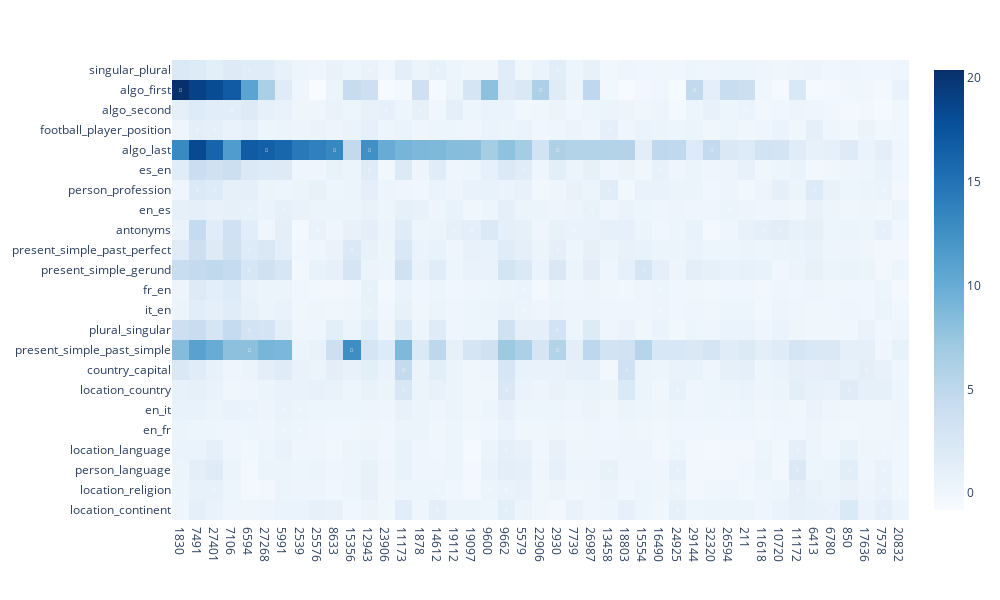

Write notebook code for a chart like this one.
### Code cell
import plotly.express as px
import pandas as pd
import numpy as np

normalized_losses = {}

drop_features = []
drop_ids = [features.index(feature) for feature in drop_features]

features_dropped = [feature for feature in features if feature not in drop_features]

for task_name, losses in task_losses_positive.items():
    base_loss = losses[1]
    losses = losses[0]
    losses = np.array(losses)
    losses = np.delete(losses, drop_ids)

    # losses = np.minimum(losses, base_loss)

    losses = (losses - base_loss) / base_loss
    
    # max_loss = np.max(losses)
    # min_loss = np.min(losses)

    # losses = (losses - min_loss) / (max_loss - min_loss)

    # losses = np.clip(losses, 0.2, 10)
    
    # mean_loss = np.mean(losses - base_loss)

    # base_acc = losses[1][1]

    # accs = [base_acc - loss[1] for loss in losses[0]]
    normalized_losses[task_name] = losses


heatmap = np.zeros((len(task_names), len(features_dropped)))

for i, task_name in enumerate(task_names):
    for j, feature in enumerate(features_dropped):
        heatmap[i, j] = normalized_losses[task_name][j]

def make_heatmap():
    normalized_losses = {}

    drop_features = []
    drop_ids = [features.index(feature) for feature in drop_features]

    features_dropped = [feature for feature in features if feature not in drop_features]

    for task_name, losses in task_losses_positive.items():
        base_loss = losses[1]
        losses = losses[0]
        losses = np.array(losses)
        losses = np.delete(losses, drop_ids)

        losses = np.minimum(losses, base_loss)

        losses = (base_loss - losses) / base_loss
        
        max_loss = np.max(losses)
        min_loss = np.min(losses)

        losses = (losses - min_loss) / (max_loss - min_loss)

        losses = np.clip(losses, 0.2, 10)
        
        # mean_loss = np.mean(losses - base_loss)

        # base_acc = losses[1][1]

        # accs = [base_acc - loss[1] for loss in losses[0]]
        normalized_losses[task_name] = losses


    heatmap = np.zeros((len(task_names), len(features_dropped)))

    for i, task_name in enumerate(task_names):
        for j, feature in enumerate(features_dropped):
            heatmap[i, j] = normalized_losses[task_name][j]

    return heatmap


# heatmap /= np.mean(heatmap, axis=0, keepdims=True)



# heatmap = np.where(heatmap > 0, np.log(heatmap), -10)
# heatmap[np.isnan(heatmap)] = np.min(heatmap[np.isfinite(heatmap)])
# heatmap[np.isinf(heatmap)] = np.max(heatmap[np.isfinite(heatmap)])

# heatmap = np.log(1 + heatmap * 40)

# heatmap = np.clip(heatmap, -5, 5)

# avg_heatmap = np.sum(heatmap != 1, axis=0)

sort_map = make_heatmap()
sort_map = heatmap

avg_heatmap  = np.max(sort_map, axis=0)

sorted_idx = np.argsort(-avg_heatmap)

heatmap = heatmap[:, sorted_idx]

sort_map = sort_map[:, sorted_idx]

# min_heatmap = np.min(heatmap, axis=1)   

min_pos = np.argmax(sort_map, axis=1)

y_sorted_idx = np.argsort(min_pos)



heatmap = heatmap[y_sorted_idx]

fig = px.imshow(heatmap, x=[str(features_dropped[x]) for x in sorted_idx], y=[task_names[x] for x in y_sorted_idx], width=1000, height=600, aspect="auto", color_continuous_scale="Blues")

def make_filp_mask():
    heatmap = np.zeros((len(task_names), len(features)))
    feat_to_idx = {feat: i for i, feat in enumerate(features)}


    for i, task_name in enumerate(task_names):
        feats = task_features[task_name]
        for feat in feats:
            if feat in feat_to_idx:
                heatmap[i, feat_to_idx[feat]] = -2

    heatmap = heatmap[y_sorted_idx]
    heatmap = heatmap[:, sorted_idx]

    return heatmap + 1



filp_mask = make_filp_mask()

annotation_style = dict(
    showarrow=False,
    font=dict(color="white", size=5),
    xanchor="center",
    yanchor="middle"
)

special_cells = {
    tuple(x): ["🔴"] for x in np.argwhere(filp_mask == -1)
}

annotations = [
    {**annotation_style, **dict(x=cell[1], y=cell[0], text=icon, yshift=i * 10)}
    for cell, icons in special_cells.items()
    for i, icon in enumerate(icons)
]
fig.update_layout(annotations=annotations)

fig.show()

### Figure 1 — Plotly figure (JSON) as saved in the notebook; plotly's stock layout.template omitted (floating-point values rounded to 4 significant figures; data arrays with more than 128 entries replaced by an {"elided": "..."} marker saying what was removed)
{"data": [{"coloraxis": "coloraxis", "hovertemplate": "x: %{x}<br>y: %{y}<br>color: %{z}<extra></extra>", "name": "0", "type": "heatmap", "x": ["1830", "7491", "27401", "7106", "6594", "27268", "5991", "2539", "25576", "8633", "15356", "12943", "23906", "11173", "1878", "14612", "19112", "19097", "9600", "9662", "5579", "22906", "2930", "7739", "26987", "13458", "18803", "15554", "16490", "24925", "29144", "32320", "26594", "211", "11618", "10720", "11172", "6413", "6780", "850", "17636", "7578", "20832"], "xaxis": "x", "y": ["singular_plural", "algo_first", "algo_second", "football_player_position", "algo_last", "es_en", "person_profession", "en_es", "antonyms", "present_simple_past_perfect", "present_simple_gerund", "fr_en", "it_en", "plural_singular", "present_simple_past_simple", "country_capital", "location_country", "en_it", "en_fr", "location_language", "person_language", "location_religion", "location_continent"], "yaxis": "y", "z": {"elided": "23x43 float values"}}], "layout": {"annotations": [{"font": {"color": "white", "size": 5}, "showarrow": false, "text": "🔴", "x": 4, "xanchor": "center", "y": 0, "yanchor": "middle", "yshift": 0}, {"font": {"color": "white", "size": 5}, "showarrow": false, "text": "🔴", "x": 11, "xanchor": "center", "y": 0, "yanchor": "middle", "yshift": 0}, {"font": {"color": "white", "size": 5}, "showarrow": false, "text": "🔴", "x": 15, "xanchor": "center", "y": 0, "yanchor": "middle", "yshift": 0}, {"font": {"color": "white", "size": 5}, "showarrow": false, "text": "🔴", "x": 22, "xanchor": "center", "y": 0, "yanchor": "middle", "yshift": 0}, {"font": {"color": "white", "size": 5}, "showarrow": false, "text": "🔴", "x": 0, "xanchor": "center", "y": 1, "yanchor": "middle", "yshift": 0}, {"font": {"color": "white", "size": 5}, "showarrow": false, "text": "🔴", "x": 21, "xanchor": "center", "y": 1, "yanchor": "middle", "yshift": 0}, {"font": {"color": "white", "size": 5}, "showarrow": false, "text": "🔴", "x": 30, "xanchor": "center", "y": 1, "yanchor": "middle", "yshift": 0}, {"font": {"color": "white", "size": 5}, "showarrow": false, "text": "🔴", "x": 3, "xanchor": "center", "y": 2, "yanchor": "middle", "yshift": 0}, {"font": {"color": "white", "size": 5}, "showarrow": false, "text": "🔴", "x": 12, "xanchor": "center", "y": 2, "yanchor": "middle", "yshift": 0}, {"font": {"color": "white", "size": 5}, "showarrow": false, "text": "🔴", "x": 14, "xanchor": "center", "y": 2, "yanchor": "middle", "yshift": 0}, {"font": {"color": "white", "size": 5}, "showarrow": false, "text": "🔴", "x": 33, "xanchor": "center", "y": 2, "yanchor": "middle", "yshift": 0}, {"font": {"color": "white", "size": 5}, "showarrow": false, "text": "🔴", "x": 1, "xanchor": "center", "y": 3, "yanchor": "middle", "yshift": 0}, {"font": {"color": "white", "size": 5}, "showarrow": false, "text": "🔴", "x": 2, "xanchor": "center", "y": 3, "yanchor": "middle", "yshift": 0}, {"font": {"color": "white", "size": 5}, "showarrow": false, "text": "🔴", "x": 25, "xanchor": "center", "y": 3, "yanchor": "middle", "yshift": 0}, {"font": {"color": "white", "size": 5}, "showarrow": false, "text": "🔴", "x": 5, "xanchor": "center", "y": 4, "yanchor": "middle", "yshift": 0}, {"font": {"color": "white", "size": 5}, "showarrow": false, "text": "🔴", "x": 9, "xanchor": "center", "y": 4, "yanchor": "middle", "yshift": 0}, {"font": {"color": "white", "size": 5}, "showarrow": false, "text": "🔴", "x": 11, "xanchor": "center", "y": 4, "yanchor": "middle", "yshift": 0}, {"font": {"color": "white", "size": 5}, "showarrow": false, "text": "🔴", "x": 22, "xanchor": "center", "y": 4, "yanchor": "middle", "yshift": 0}, {"font": {"color": "white", "size": 5}, "showarrow": false, "text": "🔴", "x": 31, "xanchor": "center", "y": 4, "yanchor": "middle", "yshift": 0}, {"font": {"color": "white", "size": 5}, "showarrow": false, "text": "🔴", "x": 11, "xanchor": "center", "y": 5, "yanchor": "middle", "yshift": 0}, {"font": {"color": "white", "size": 5}, "showarrow": false, "text": "🔴", "x": 20, "xanchor": "center", "y": 5, "yanchor": "middle", "yshift": 0}, {"font": {"color": "white", "size": 5}, "showarrow": false, "text": "🔴", "x": 28, "xanchor": "center", "y": 5, "yanchor": "middle", "yshift": 0}, {"font": {"color": "white", "size": 5}, "showarrow": false, "text": "🔴", "x": 1, "xanchor": "center", "y": 6, "yanchor": "middle", "yshift": 0}, {"font": {"color": "white", "size": 5}, "showarrow": false, "text": "🔴", "x": 2, "xanchor": "center", "y": 6, "yanchor": "middle", "yshift": 0}, {"font": {"color": "white", "size": 5}, "showarrow": false, "text": "🔴", "x": 25, "xanchor": "center", "y": 6, "yanchor": "middle", "yshift": 0}, {"font": {"color": "white", "size": 5}, "showarrow": false, "text": "🔴", "x": 37, "xanchor": "center", "y": 6, "yanchor": "middle", "yshift": 0}, {"font": {"color": "white", "size": 5}, "showarrow": false, "text": "🔴", "x": 41, "xanchor": "center", "y": 6, "yanchor": "middle", "yshift": 0}, {"font": {"color": "white", "size": 5}, "showarrow": false, "text": "🔴", "x": 4, "xanchor": "center", "y": 7, "yanchor": "middle", "yshift": 0}, {"font": {"color": "white", "size": 5}, "showarrow": false, "text": "🔴", "x": 6, "xanchor": "center", "y": 7, "yanchor": "middle", "yshift": 0}, {"font": {"color": "white", "size": 5}, "showarrow": false, "text": "🔴", "x": 24, "xanchor": "center", "y": 7, "yanchor": "middle", "yshift": 0}, {"font": {"color": "white", "size": 5}, "showarrow": false, "text": "🔴", "x": 32, "xanchor": "center", "y": 7, "yanchor": "middle", "yshift": 0}, {"font": {"color": "white", "size": 5}, "showarrow": false, "text": "🔴", "x": 8, "xanchor": "center", "y": 8, "yanchor": "middle", "yshift": 0}, {"font": {"color": "white", "size": 5}, "showarrow": false, "text": "🔴", "x": 16, "xanchor": "center", "y": 8, "yanchor": "middle", "yshift": 0}, {"font": {"color": "white", "size": 5}, "showarrow": false, "text": "🔴", "x": 17, "xanchor": "center", "y": 8, "yanchor": "middle", "yshift": 0}, {"font": {"color": "white", "size": 5}, "showarrow": false, "text": "🔴", "x": 23, "xanchor": "center", "y": 8, "yanchor": "middle", "yshift": 0}, {"font": {"color": "white", "size": 5}, "showarrow": false, "text": "🔴", "x": 34, "xanchor": "center", "y": 8, "yanchor": "middle", "yshift": 0}, {"font": {"color": "white", "size": 5}, "showarrow": false, "text": "🔴", "x": 35, "xanchor": "center", "y": 8, "yanchor": "middle", "yshift": 0}, {"font": {"color": "white", "size": 5}, "showarrow": false, "text": "🔴", "x": 41, "xanchor": "center", "y": 8, "yanchor": "middle", "yshift": 0}, {"font": {"color": "white", "size": 5}, "showarrow": false, "text": "🔴", "x": 4, "xanchor": "center", "y": 9, "yanchor": "middle", "yshift": 0}, {"font": {"color": "white", "size": 5}, "showarrow": false, "text": "🔴", "x": 10, "xanchor": "center", "y": 9, "yanchor": "middle", "yshift": 0}, {"font": {"color": "white", "size": 5}, "showarrow": false, "text": "🔴", "x": 22, "xanchor": "center", "y": 9, "yanchor": "middle", "yshift": 0}, {"font": {"color": "white", "size": 5}, "showarrow": false, "text": "🔴", "x": 4, "xanchor": "center", "y": 10, "yanchor": "middle", "yshift": 0}, {"font": {"color": "white", "size": 5}, "showarrow": false, "text": "🔴", "x": 27, "xanchor": "center", "y": 10, "yanchor": "middle", "yshift": 0}, {"font": {"color": "white", "size": 5}, "showarrow": false, "text": "🔴", "x": 11, "xanchor": "center", "y": 11, "yanchor": "middle", "yshift": 0}, {"font": {"color": "white", "size": 5}, "showarrow": false, "text": "🔴", "x": 20, "xanchor": "center", "y": 11, "yanchor": "middle", "yshift": 0}, {"font": {"color": "white", "size": 5}, "showarrow": false, "text": "🔴", "x": 28, "xanchor": "center", "y": 11, "yanchor": "middle", "yshift": 0}, {"font": {"color": "white", "size": 5}, "showarrow": false, "text": "🔴", "x": 11, "xanchor": "center", "y": 12, "yanchor": "middle", "yshift": 0}, {"font": {"color": "white", "size": 5}, "showarrow": false, "text": "🔴", "x": 20, "xanchor": "center", "y": 12, "yanchor": "middle", "yshift": 0}, {"font": {"color": "white", "size": 5}, "showarrow": false, "text": "🔴", "x": 28, "xanchor": "center", "y": 12, "yanchor": "middle", "yshift": 0}, {"font": {"color": "white", "size": 5}, "showarrow": false, "text": "🔴", "x": 4, "xanchor": "center", "y": 13, "yanchor": "middle", "yshift": 0}, {"font": {"color": "white", "size": 5}, "showarrow": false, "text": "🔴", "x": 22, "xanchor": "center", "y": 13, "yanchor": "middle", "yshift": 0}, {"font": {"color": "white", "size": 5}, "showarrow": false, "text": "🔴", "x": 4, "xanchor": "center", "y": 14, "yanchor": "middle", "yshift": 0}, {"font": {"color": "white", "size": 5}, "showarrow": false, "text": "🔴", "x": 10, "xanchor": "center", "y": 14, "yanchor": "middle", "yshift": 0}, {"font": {"color": "white", "size": 5}, "showarrow": false, "text": "🔴", "x": 22, "xanchor": "center", "y": 14, "yanchor": "middle", "yshift": 0}, {"font": {"color": "white", "size": 5}, "showarrow": false, "text": "🔴", "x": 13, "xanchor": "center", "y": 15, "yanchor": "middle", "yshift": 0}, {"font": {"color": "white", "size": 5}, "showarrow": false, "text": "🔴", "x": 26, "xanchor": "center", "y": 15, "yanchor": "middle", "yshift": 0}, {"font": {"color": "white", "size": 5}, "showarrow": false, "text": "🔴", "x": 40, "xanchor": "center", "y": 15, "yanchor": "middle", "yshift": 0}, {"font": {"color": "white", "size": 5}, "showarrow": false, "text": "🔴", "x": 13, "xanchor": "center", "y": 16, "yanchor": "middle", "yshift": 0}, {"font": {"color": "white", "size": 5}, "showarrow": false, "text": "🔴", "x": 19, "xanchor": "center", "y": 16, "yanchor": "middle", "yshift": 0}, {"font": {"color": "white", "size": 5}, "showarrow": false, "text": "🔴", "x": 29, "xanchor": "center", "y": 16, "yanchor": "middle", "yshift": 0}, {"font": {"color": "white", "size": 5}, "showarrow": false, "text": "🔴", "x": 39, "xanchor": "center", "y": 16, "yanchor": "middle", "yshift": 0}, {"font": {"color": "white", "size": 5}, "showarrow": false, "text": "🔴", "x": 4, "xanchor": "center", "y": 17, "yanchor": "middle", "yshift": 0}, {"font": {"color": "white", "size": 5}, "showarrow": false, "text": "🔴", "x": 6, "xanchor": "center", "y": 17, "yanchor": "middle", "yshift": 0}, {"font": {"color": "white", "size": 5}, "showarrow": false, "text": "🔴", "x": 7, "xanchor": "center", "y": 17, "yanchor": "middle", "yshift": 0}, {"font": {"color": "white", "size": 5}, "showarrow": false, "text": "🔴", "x": 32, "xanchor": "center", "y": 17, "yanchor": "middle", "yshift": 0}, {"font": {"color": "white", "size": 5}, "showarrow": false, "text": "🔴", "x": 6, "xanchor": "center", "y": 18, "yanchor": "middle", "yshift": 0}, {"font": {"color": "white", "size": 5}, "showarrow": false, "text": "🔴", "x": 7, "xanchor": "center", "y": 18, "yanchor": "middle", "yshift": 0}, {"font": {"color": "white", "size": 5}, "showarrow": false, "text": "🔴", "x": 22, "xanchor": "center", "y": 18, "yanchor": "middle", "yshift": 0}, {"font": {"color": "white", "size": 5}, "showarrow": false, "text": "🔴", "x": 19, "xanchor": "center", "y": 19, "yanchor": "middle", "yshift": 0}, {"font": {"color": "white", "size": 5}, "showarrow": false, "text": "🔴", "x": 29, "xanchor": "center", "y": 19, "yanchor": "middle", "yshift": 0}, {"font": {"color": "white", "size": 5}, "showarrow": false, "text": "🔴", "x": 36, "xanchor": "center", "y": 19, "yanchor": "middle", "yshift": 0}, {"font": {"color": "white", "size": 5}, "showarrow": false, "text": "🔴", "x": 41, "xanchor": "center", "y": 19, "yanchor": "middle", "yshift": 0}, {"font": {"color": "white", "size": 5}, "showarrow": false, "text": "🔴", "x": 25, "xanchor": "center", "y": 20, "yanchor": "middle", "yshift": 0}, {"font": {"color": "white", "size": 5}, "showarrow": false, "text": "🔴", "x": 29, "xanchor": "center", "y": 20, "yanchor": "middle", "yshift": 0}, {"font": {"color": "white", "size": 5}, "showarrow": false, "text": "🔴", "x": 36, "xanchor": "center", "y": 20, "yanchor": "middle", "yshift": 0}, {"font": {"color": "white", "size": 5}, "showarrow": false, "text": "🔴", "x": 39, "xanchor": "center", "y": 20, "yanchor": "middle", "yshift": 0}, {"font": {"color": "white", "size": 5}, "showarrow": false, "text": "🔴", "x": 41, "xanchor": "center", "y": 20, "yanchor": "middle", "yshift": 0}, {"font": {"color": "white", "size": 5}, "showarrow": false, "text": "🔴", "x": 2, "xanchor": "center", "y": 21, "yanchor": "middle", "yshift": 0}, {"font": {"color": "white", "size": 5}, "showarrow": false, "text": "🔴", "x": 15, "xanchor": "center", "y": 21, "yanchor": "middle", "yshift": 0}, {"font": {"color": "white", "size": 5}, "showarrow": false, "text": "🔴", "x": 18, "xanchor": "center", "y": 21, "yanchor": "middle", "yshift": 0}, {"font": {"color": "white", "size": 5}, "showarrow": false, "text": "🔴", "x": 19, "xanchor": "center", "y": 21, "yanchor": "middle", "yshift": 0}, {"font": {"color": "white", "size": 5}, "showarrow": false, "text": "🔴", "x": 29, "xanchor": "center", "y": 21, "yanchor": "middle", "yshift": 0}, {"font": {"color": "white", "size": 5}, "showarrow": false, "text": "🔴", "x": 36, "xanchor": "center", "y": 21, "yanchor": "middle", "yshift": 0}, {"font": {"color": "white", "size": 5}, "showarrow": false, "text": "🔴", "x": 41, "xanchor": "center", "y": 21, "yanchor": "middle", "yshift": 0}, {"font": {"color": "white", "size": 5}, "showarrow": false, "text": "🔴", "x": 42, "xanchor": "center", "y": 21, "yanchor": "middle", "yshift": 0}, {"font": {"color": "white", "size": 5}, "showarrow": false, "text": "🔴", "x": 15, "xanchor": "center", "y": 22, "yanchor": "middle", "yshift": 0}, {"font": {"color": "white", "size": 5}, "showarrow": false, "text": "🔴", "x": 19, "xanchor": "center", "y": 22, "yanchor": "middle", "yshift": 0}, {"font": {"color": "white", "size": 5}, "showarrow": false, "text": "🔴", "x": 29, "xanchor": "center", "y": 22, "yanchor": "middle", "yshift": 0}, {"font": {"color": "white", "size": 5}, "showarrow": false, "text": "🔴", "x": 38, "xanchor": "center", "y": 22, "yanchor": "middle", "yshift": 0}, {"font": {"color": "white", "size": 5}, "showarrow": false, "text": "🔴", "x": 41, "xanchor": "center", "y": 22, "yanchor": "middle", "yshift": 0}], "coloraxis": {"colorscale": [[0, "rgb(247,251,255)"], [0.125, "rgb(222,235,247)"], [0.25, "rgb(198,219,239)"], [0.375, "rgb(158,202,225)"], [0.5, "rgb(107,174,214)"], [0.625, "rgb(66,146,198)"], [0.75, "rgb(33,113,181)"], [0.875, "rgb(8,81,156)"], [1, "rgb(8,48,107)"]]}, "height": 600, "margin": {"t": 60}, "width": 1000, "xaxis": {"anchor": "y", "domain": [0, 1]}, "yaxis": {"anchor": "x", "autorange": "reversed", "domain": [0, 1]}}}
